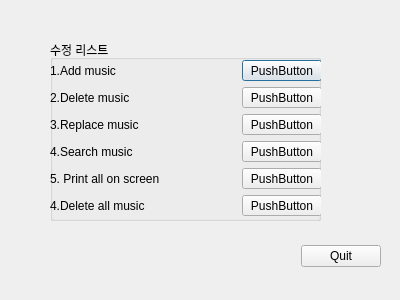
<?xml version="1.0" encoding="UTF-8"?>
<ui version="4.0">
 <class>Dialog</class>
 <widget class="QDialog" name="Dialog">
  <property name="geometry">
   <rect>
    <x>0</x>
    <y>0</y>
    <width>400</width>
    <height>300</height>
   </rect>
  </property>
  <property name="windowTitle">
   <string>Dialog</string>
  </property>
  <widget class="QGroupBox" name="groupBox">
   <property name="geometry">
    <rect>
     <x>50</x>
     <y>40</y>
     <width>271</width>
     <height>181</height>
    </rect>
   </property>
   <property name="title">
    <string>수정 리스트</string>
   </property>
   <widget class="QWidget" name="layoutWidget_2">
    <property name="geometry">
     <rect>
      <x>0</x>
      <y>20</y>
      <width>272</width>
      <height>156</height>
     </rect>
    </property>
    <layout class="QVBoxLayout" name="verticalLayout_4">
     <item>
      <layout class="QVBoxLayout" name="verticalLayout_5">
       <item>
        <layout class="QHBoxLayout" name="horizontalLayout_11">
         <item>
          <widget class="QLabel" name="label_11">
           <property name="text">
            <string>1.Add music</string>
           </property>
          </widget>
         </item>
         <item>
          <spacer name="horizontalSpacer_12">
           <property name="orientation">
            <enum>Qt::Horizontal</enum>
           </property>
           <property name="sizeHint" stdset="0">
            <size>
             <width>40</width>
             <height>20</height>
            </size>
           </property>
          </spacer>
         </item>
         <item>
          <widget class="QPushButton" name="AddMusic">
           <property name="text">
            <string>PushButton</string>
           </property>
          </widget>
         </item>
        </layout>
       </item>
       <item>
        <layout class="QHBoxLayout" name="horizontalLayout_12">
         <item>
          <widget class="QLabel" name="label_12">
           <property name="text">
            <string>2.Delete music</string>
           </property>
          </widget>
         </item>
         <item>
          <spacer name="horizontalSpacer_13">
           <property name="orientation">
            <enum>Qt::Horizontal</enum>
           </property>
           <property name="sizeHint" stdset="0">
            <size>
             <width>40</width>
             <height>20</height>
            </size>
           </property>
          </spacer>
         </item>
         <item>
          <widget class="QPushButton" name="DeleteMusic">
           <property name="text">
            <string>PushButton</string>
           </property>
          </widget>
         </item>
        </layout>
       </item>
       <item>
        <layout class="QHBoxLayout" name="horizontalLayout_13">
         <item>
          <widget class="QLabel" name="label_13">
           <property name="text">
            <string>3.Replace music</string>
           </property>
          </widget>
         </item>
         <item>
          <spacer name="horizontalSpacer_14">
           <property name="orientation">
            <enum>Qt::Horizontal</enum>
           </property>
           <property name="sizeHint" stdset="0">
            <size>
             <width>40</width>
             <height>20</height>
            </size>
           </property>
          </spacer>
         </item>
         <item>
          <widget class="QPushButton" name="ReplaceMusic">
           <property name="text">
            <string>PushButton</string>
           </property>
          </widget>
         </item>
        </layout>
       </item>
       <item>
        <layout class="QHBoxLayout" name="horizontalLayout_16">
         <item>
          <widget class="QLabel" name="label_16">
           <property name="text">
            <string>4.Search music</string>
           </property>
          </widget>
         </item>
         <item>
          <spacer name="horizontalSpacer_17">
           <property name="orientation">
            <enum>Qt::Horizontal</enum>
           </property>
           <property name="sizeHint" stdset="0">
            <size>
             <width>40</width>
             <height>20</height>
            </size>
           </property>
          </spacer>
         </item>
         <item>
          <widget class="QPushButton" name="SearchTypeRun">
           <property name="text">
            <string>PushButton</string>
           </property>
          </widget>
         </item>
        </layout>
       </item>
       <item>
        <layout class="QHBoxLayout" name="horizontalLayout_17">
         <item>
          <widget class="QLabel" name="label_17">
           <property name="text">
            <string>5. Print all on screen</string>
           </property>
          </widget>
         </item>
         <item>
          <spacer name="horizontalSpacer_18">
           <property name="orientation">
            <enum>Qt::Horizontal</enum>
           </property>
           <property name="sizeHint" stdset="0">
            <size>
             <width>40</width>
             <height>20</height>
            </size>
           </property>
          </spacer>
         </item>
         <item>
          <widget class="QPushButton" name="DisplayAllMusic">
           <property name="text">
            <string>PushButton</string>
           </property>
          </widget>
         </item>
        </layout>
       </item>
       <item>
        <layout class="QHBoxLayout" name="horizontalLayout_14">
         <item>
          <widget class="QLabel" name="label_14">
           <property name="text">
            <string>4.Delete all music</string>
           </property>
          </widget>
         </item>
         <item>
          <spacer name="horizontalSpacer_15">
           <property name="orientation">
            <enum>Qt::Horizontal</enum>
           </property>
           <property name="sizeHint" stdset="0">
            <size>
             <width>40</width>
             <height>20</height>
            </size>
           </property>
          </spacer>
         </item>
         <item>
          <widget class="QPushButton" name="MakeEmpty">
           <property name="text">
            <string>PushButton</string>
           </property>
          </widget>
         </item>
        </layout>
       </item>
      </layout>
     </item>
    </layout>
   </widget>
  </widget>
  <widget class="QWidget" name="layoutWidget">
   <property name="geometry">
    <rect>
     <x>30</x>
     <y>240</y>
     <width>351</width>
     <height>33</height>
    </rect>
   </property>
   <layout class="QHBoxLayout" name="_3">
    <property name="spacing">
     <number>6</number>
    </property>
    <property name="leftMargin">
     <number>0</number>
    </property>
    <property name="topMargin">
     <number>0</number>
    </property>
    <property name="rightMargin">
     <number>0</number>
    </property>
    <property name="bottomMargin">
     <number>0</number>
    </property>
    <item>
     <spacer>
      <property name="orientation">
       <enum>Qt::Horizontal</enum>
      </property>
      <property name="sizeHint" stdset="0">
       <size>
        <width>131</width>
        <height>31</height>
       </size>
      </property>
     </spacer>
    </item>
    <item>
     <widget class="QPushButton" name="Info_Modified_quit">
      <property name="text">
       <string>Quit</string>
      </property>
     </widget>
    </item>
   </layout>
  </widget>
 </widget>
 <resources/>
 <connections/>
</ui>
